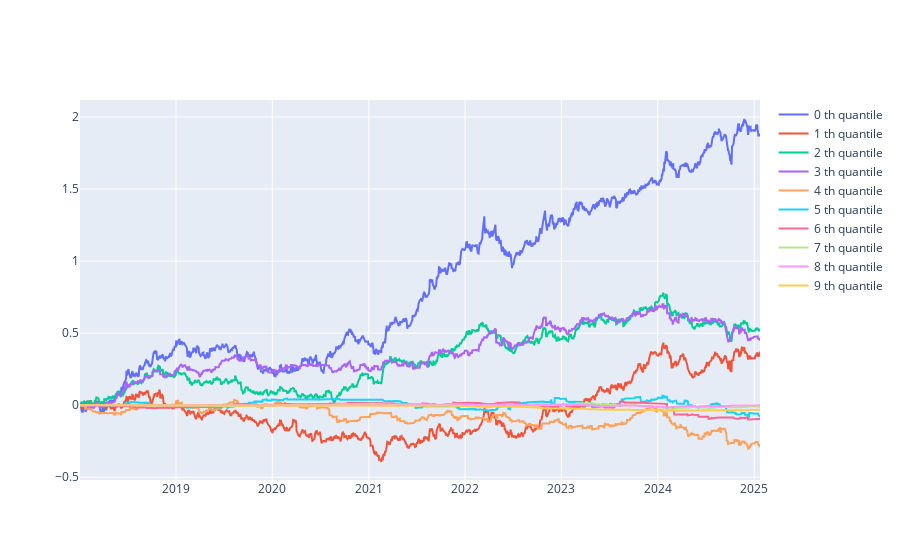

The code cell stored with this chart in its notebook:
### Code cell
# momentum: ln(close_/open_)
time_ = "2017-01-01"; end_ = '2025-01-23'
open_ = open[time_:end_]
close_ = close[time_:end_]
ln_ = np.log(close_/open_).shift(1) # index: 使用的時間

# ln_ = ln_[(ln_ > ln_.mean() - 3 * ln_.std()) & (ln_ < ln_.mean() + 3 * ln_.std())]

pct_calculating_profit = close_/open_ # index: 當天收益
holdings = intraday_shifted_input_signal_pct_output_plot(ln_, pct_calculating_profit-1, quantile=10, type_='cumsum')

### Figure 1 — Plotly figure (JSON) as saved in the notebook; plotly's stock layout.template omitted (floating-point values rounded to 4 significant figures; data arrays with more than 128 entries replaced by an {"elided": "..."} marker saying what was removed)
{"data": [{"mode": "lines", "name": "0 th quantile", "type": "scatter", "x": {"elided": "1738 str values"}, "y": {"elided": "1738 float values"}, "yaxis": "y"}, {"mode": "lines", "name": "1 th quantile", "type": "scatter", "x": {"elided": "1738 str values"}, "y": {"elided": "1738 float values"}, "yaxis": "y"}, {"mode": "lines", "name": "2 th quantile", "type": "scatter", "x": {"elided": "1738 str values"}, "y": {"elided": "1738 float values"}, "yaxis": "y"}, {"mode": "lines", "name": "3 th quantile", "type": "scatter", "x": {"elided": "1738 str values"}, "y": {"elided": "1738 float values"}, "yaxis": "y"}, {"mode": "lines", "name": "4 th quantile", "type": "scatter", "x": {"elided": "1738 str values"}, "y": {"elided": "1738 float values"}, "yaxis": "y"}, {"mode": "lines", "name": "5 th quantile", "type": "scatter", "x": {"elided": "1738 str values"}, "y": {"elided": "1738 float values"}, "yaxis": "y"}, {"mode": "lines", "name": "6 th quantile", "type": "scatter", "x": {"elided": "1738 str values"}, "y": {"elided": "1738 float values"}, "yaxis": "y"}, {"mode": "lines", "name": "7 th quantile", "type": "scatter", "x": {"elided": "1738 str values"}, "y": {"elided": "1738 float values"}, "yaxis": "y"}, {"mode": "lines", "name": "8 th quantile", "type": "scatter", "x": {"elided": "1738 str values"}, "y": {"elided": "1738 float values"}, "yaxis": "y"}, {"mode": "lines", "name": "9 th quantile", "type": "scatter", "x": {"elided": "1738 str values"}, "y": {"elided": "1738 float values"}, "yaxis": "y"}], "layout": {}}
